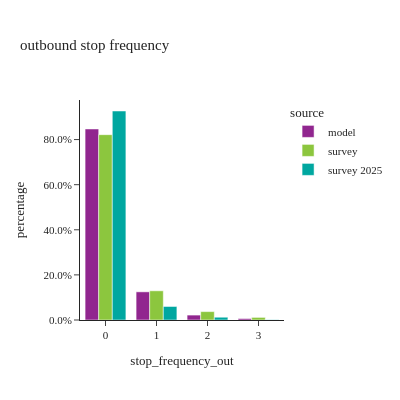
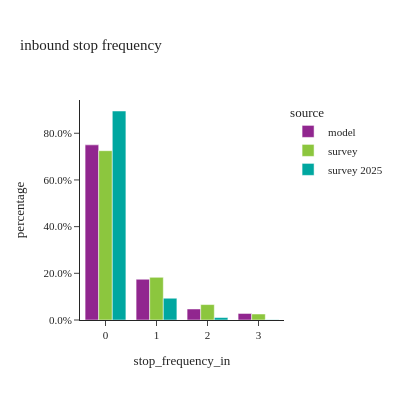

Source (notebook cell) for these figures, in order:
### Code cell
#| layout-ncol: 2

util.plot_share_barchart(tour_data, 'tour_weight', 'stop_frequency_out', title="outbound stop frequency", width=400)
util.plot_share_barchart(tour_data, 'tour_weight', 'stop_frequency_in', title="inbound stop frequency", width=400)

### Figure 1 — Plotly figure (JSON) as saved in the notebook; plotly's stock layout.template omitted (floating-point values rounded to 4 significant figures)
{"data": [{"alignmentgroup": "True", "customdata": [[4601339], [678198], [118238], [34267]], "hovertemplate": "source=model<br>stop_frequency_out=%{x}<br>percentage=%{y}<br>sample_size=%{customdata[0]}<extra></extra>", "legendgroup": "model", "marker": {"color": "#91268F", "pattern": {"shape": ""}}, "name": "model", "offsetgroup": "model", "orientation": "v", "showlegend": true, "textposition": "auto", "type": "bar", "x": ["0", "1", "2", "3"], "xaxis": "x", "y": [0.8471, 0.1249, 0.02177, 0.006308], "yaxis": "y"}, {"alignmentgroup": "True", "customdata": [[9150], [1352], [462], [156]], "hovertemplate": "source=survey<br>stop_frequency_out=%{x}<br>percentage=%{y}<br>sample_size=%{customdata[0]}<extra></extra>", "legendgroup": "survey", "marker": {"color": "#8CC63E", "pattern": {"shape": ""}}, "name": "survey", "offsetgroup": "survey", "orientation": "v", "showlegend": true, "textposition": "auto", "type": "bar", "x": ["0", "1", "2", "3"], "xaxis": "x", "y": [0.8218, 0.1295, 0.03721, 0.01154], "yaxis": "y"}, {"alignmentgroup": "True", "customdata": [[1196], [88], [19], [5]], "hovertemplate": "source=survey 2025<br>stop_frequency_out=%{x}<br>percentage=%{y}<br>sample_size=%{customdata[0]}<extra></extra>", "legendgroup": "survey 2025", "marker": {"color": "#00A7A0", "pattern": {"shape": ""}}, "name": "survey 2025", "offsetgroup": "survey 2025", "orientation": "v", "showlegend": true, "textposition": "auto", "type": "bar", "x": ["0", "1", "2", "3"], "xaxis": "x", "y": [0.9267, 0.05993, 0.01227, 0.001107], "yaxis": "y"}], "layout": {"barmode": "group", "height": 400, "legend": {"title": {"text": "source"}, "tracegroupgap": 0}, "title": {"text": "outbound stop frequency"}, "width": 400, "xaxis": {"anchor": "y", "domain": [0.0, 1.0], "title": {"text": "stop_frequency_out"}}, "yaxis": {"anchor": "x", "domain": [0.0, 1.0], "tickformat": ".1%", "title": {"text": "percentage"}}}}

### Figure 2 — Plotly figure (JSON) as saved in the notebook; plotly's stock layout.template omitted (floating-point values rounded to 4 significant figures)
{"data": [{"alignmentgroup": "True", "customdata": [[4075437], [948301], [256432], [151872]], "hovertemplate": "source=model<br>stop_frequency_in=%{x}<br>percentage=%{y}<br>sample_size=%{customdata[0]}<extra></extra>", "legendgroup": "model", "marker": {"color": "#91268F", "pattern": {"shape": ""}}, "name": "model", "offsetgroup": "model", "orientation": "v", "showlegend": true, "textposition": "auto", "type": "bar", "x": ["0", "1", "2", "3"], "xaxis": "x", "y": [0.7503, 0.1746, 0.04721, 0.02796], "yaxis": "y"}, {"alignmentgroup": "True", "customdata": [[8391], [1864], [625], [240]], "hovertemplate": "source=survey<br>stop_frequency_in=%{x}<br>percentage=%{y}<br>sample_size=%{customdata[0]}<extra></extra>", "legendgroup": "survey", "marker": {"color": "#8CC63E", "pattern": {"shape": ""}}, "name": "survey", "offsetgroup": "survey", "orientation": "v", "showlegend": true, "textposition": "auto", "type": "bar", "x": ["0", "1", "2", "3"], "xaxis": "x", "y": [0.7252, 0.183, 0.06609, 0.02571], "yaxis": "y"}, {"alignmentgroup": "True", "customdata": [[1177], [114], [15], [2]], "hovertemplate": "source=survey 2025<br>stop_frequency_in=%{x}<br>percentage=%{y}<br>sample_size=%{customdata[0]}<extra></extra>", "legendgroup": "survey 2025", "marker": {"color": "#00A7A0", "pattern": {"shape": ""}}, "name": "survey 2025", "offsetgroup": "survey 2025", "orientation": "v", "showlegend": true, "textposition": "auto", "type": "bar", "x": ["0", "1", "2", "3"], "xaxis": "x", "y": [0.8953, 0.09323, 0.01052, 0.0009288], "yaxis": "y"}], "layout": {"barmode": "group", "height": 400, "legend": {"title": {"text": "source"}, "tracegroupgap": 0}, "title": {"text": "inbound stop frequency"}, "width": 400, "xaxis": {"anchor": "y", "domain": [0.0, 1.0], "title": {"text": "stop_frequency_in"}}, "yaxis": {"anchor": "x", "domain": [0.0, 1.0], "tickformat": ".1%", "title": {"text": "percentage"}}}}
